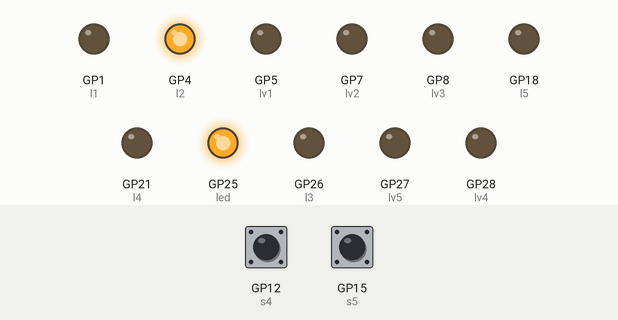
This program was run on a simulated Raspberry Pi Pico running MicroPython. Shown: output pins drawn as LEDs (lit = HIGH). Dashed ring = blinking. The inputs (shaded band) are chosen by the test bench; at power-on: GP12 (s4) HIGH, GP15 (s5) HIGH. Random numbers come from a fixed seed; the interpreter's speed is modelled, so counts of loop turns are approximate.

Above: at 1.2 s.
1.3 s: GP12 (s4) pulled LOW for 0.15 s
At 2.7 s:
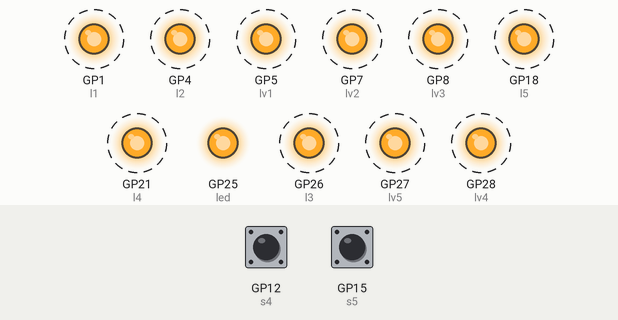
4.4 s: GP15 (s5) pulled LOW for 0.15 s
At 5.7 s:
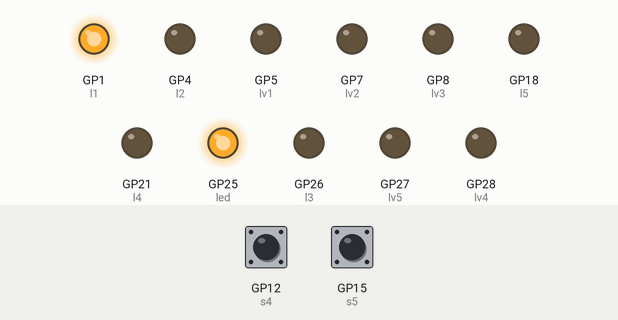
6.0 s: GP12 (s4) pulled LOW for 1 s
At 6.4 s:
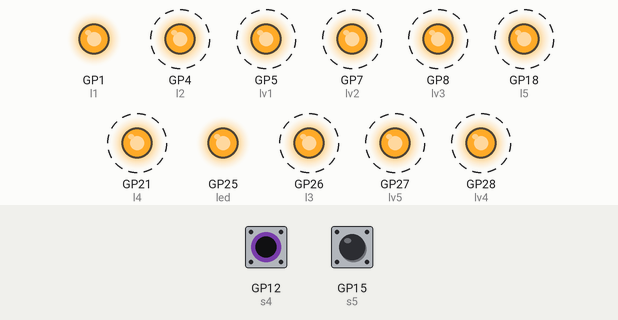
10.0 s: GP12 (s4) pulled LOW for 3.2 s
At 10.4 s:
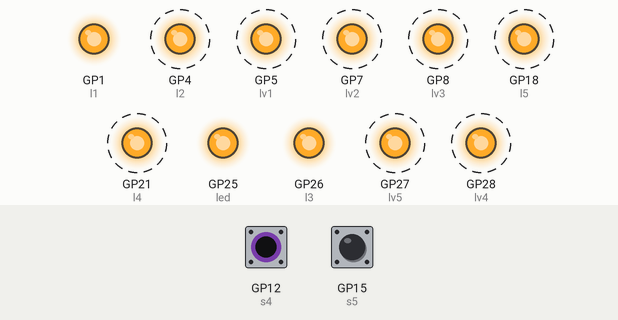
14.7 s: GP15 (s5) pulled LOW for 0.15 s
At 18.1 s:
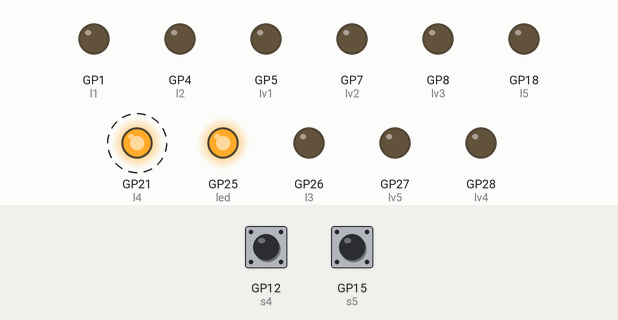
Timing chart, 0 to 18.8 s (numbered marks = the images above; inputs shaded):
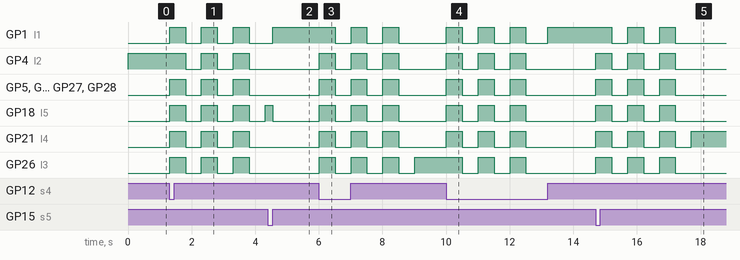

The program:

pico2.py
```python
from machine import Pin
from time import sleep
from random import randint

led=Pin(25,Pin.OUT)
led.on()

s1=Pin(0,Pin.IN,Pin.PULL_UP)
s2=Pin(3,Pin.IN,Pin.PULL_UP)
s3=Pin(6,Pin.IN,Pin.PULL_UP)
s4=Pin(12,Pin.IN,Pin.PULL_UP)
s5=Pin(15,Pin.IN,Pin.PULL_UP)
ss=[s1,s2,s3,s4,s5]

l1=Pin(1,Pin.OUT)
l2=Pin(4,Pin.OUT)
l3=Pin(26,Pin.OUT)
l4=Pin(21,Pin.OUT)
l5=Pin(18,Pin.OUT)
ls=[l1,l2,l3,l4,l5]

lv1=Pin(5,Pin.OUT)
lv2=Pin(7,Pin.OUT)
lv3=Pin(8,Pin.OUT)
lv4=Pin(28,Pin.OUT)
lv5=Pin(27,Pin.OUT)
lvs=[lv1,lv2,lv3,lv4,lv5]

score=0
index=0
a=0
waittime=0
limwait=30000

def isPressed(obj):
    if obj.value()==0:
        sleep(0.01)
        if obj.value()==0:
            return True
    return False

def myinit():
    for i in range(5):
        ls[i].off()
        lvs[i].off()

def fail():
    for i in range(3):
        for l in ls:
            l.on()
        for lv in lvs:
            lv.on()
        sleep(0.5)
        for l in ls:
            l.off()
        for lv in lvs:
            lv.off()
        sleep(0.5)
    myinit()

myinit()
while True:
    p1=True
    p2=True
    waittime=0
    while a==index:
        a=randint(0,4)
    index=a
    ls[a].on()
    while p1:
        waittime+=1
        if waittime>limwait:
            fail()
            score=0
            break
        for i in range(5):
            if isPressed(ss[i]):
                waittime=0
                if i==a and p2:
                    score+=1
                elif p2:
                    fail()
                    score=0
                p2=False
                while p1:
                    if not isPressed(ss[i]):
                        p1 = False
                        p2 = True
    if score<3:
        limwait=30000
    if score>=3:
        lv1.on()
        limwait=25000
    if score>=9:
        lv2.on()
        limwait=20000
    if score>=36:
        lv3.on()
        limwait=15000
    if score>=180:
        lv4.on()
        limwait=10000
    if score>=1080:
        lv5.on()
        limwait=4196
    ls[a].off()
    
```

Measured:
- after the input at 1.3 s, GP1 (l1), GP5 (lv1), GP7 (lv2), GP8 (lv3), GP18 (l5), GP21 (l4), GP26 (l3), GP27 (lv5), GP28 (lv4): alternates HIGH for 0.50 s and LOW for 0.50 s, starting at once; GP4 (l2): alternates HIGH for 0.50 s and LOW for 0.50 s, starting after 0.51 s
- after the input at 4.4 s, GP1 (l1): LOW → HIGH after 0.15 s; GP18 (l5): HIGH → LOW after 0.15 s
- after the input at 6.0 s, GP1 (l1): alternates HIGH for 0.50 s and LOW for 0.50 s, 5 changes in all, then stays LOW, starting after 0.51 s; GP4 (l2): alternates HIGH for 0.50 s and LOW for 0.50 s, 6 changes in all, then stays LOW, starting at once
- after the input at 10.0 s, GP1 (l1): LOW → HIGH at once, then repeats every 1.0 s: LOW 0.50 s, HIGH 0.50 s; GP4 (l2): alternates HIGH for 0.50 s and LOW for 0.50 s, 6 changes in all, then stays LOW, starting at once
- after the input at 14.7 s, GP1 (l1): alternates HIGH for 0.50 s and LOW for 0.50 s, 5 changes in all, then stays LOW, starting after 0.51 s; GP4 (l2): alternates HIGH for 0.50 s and LOW for 0.50 s, 6 changes in all, then stays LOW, starting at once
